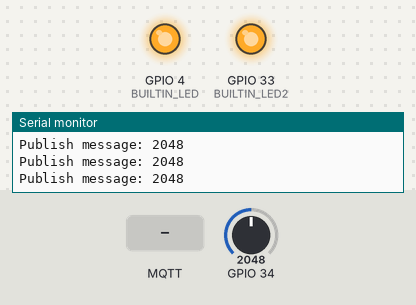
Simulated run of this sketch. Board: ESP32. Shown: output pins drawn as LEDs (lit = HIGH), the last lines printed to the serial monitor. Inputs (shaded band) come from the test bench; at power-on: GPIO 34 = 2048. WiFi joins after 1.5 s; servers stay silent unless stated; random numbers use the default seed unless the sketch sets one; no MQTT or app messages arrive unless stated.

Above: at 2.7 s.
2.8 s: MQTT message "1" arrives on the first subscribed topic
At 3.9 s:
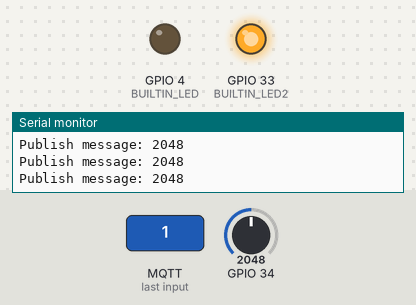
4.3 s: MQTT message "1" arrives on the second subscribed topic
At 5.0 s:
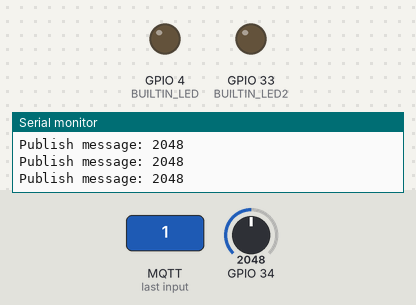
5.8 s: MQTT message "rel0" arrives on the first subscribed topic
At 6.1 s:
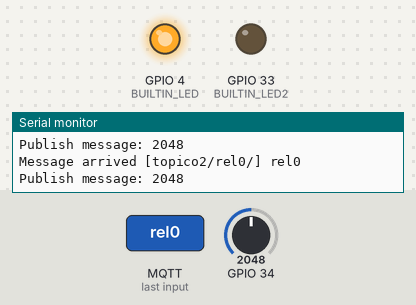
7.3 s: MQTT message "rel0" arrives on the second subscribed topic
At 8.5 s:
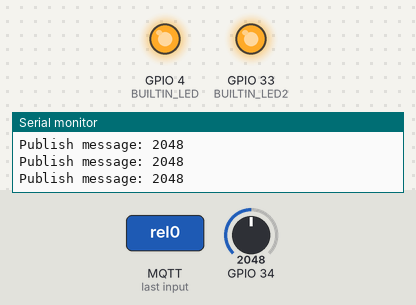
Timing chart, 0 to 9.8 s (numbered marks = the images above; inputs shaded):
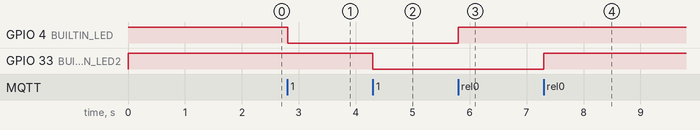

The sketch:

mqtt_baixar.ino
```cpp
#define BUILTIN_LED 4
#define BUILTIN_LED2 33

#include <WiFi.h>
#include <PubSubClient.h>

// Update these with values suitable for your network.

const char* ssid = "crescer";
const char* password = "cpb32832";
const char* mqtt_server = "192.168.100.114";

WiFiClient espClient;
PubSubClient client(espClient);
unsigned long lastMsg = 0;
#define MSG_BUFFER_SIZE	(50)
char msg[MSG_BUFFER_SIZE];
int value = 0;

void setup_wifi() {

  delay(10);
  // We start by connecting to a WiFi network
  Serial.println();
  Serial.print("Connecting to ");
  Serial.println(ssid);

  WiFi.mode(WIFI_STA);
  WiFi.begin(ssid, password);

  while (WiFi.status() != WL_CONNECTED) {
    delay(500);
    Serial.print(".");
  }

  randomSeed(micros());

  Serial.println("");
  Serial.println("WiFi connected");
  Serial.println("IP address: ");
  Serial.println(WiFi.localIP());
}

void callback(char* topic, byte* payload, unsigned int length) {
  Serial.print("Message arrived [");
  Serial.print(topic);
  Serial.print("] ");
  for (int i = 0; i < length; i++) {
    Serial.print((char)payload[i]);
  }
  Serial.println();


  String trabalhoS = topic;


  if (trabalhoS.indexOf("rel0") > -1)
  {

    // Switch on the LED if an 1 was received as first character
    if ((char)payload[0] == '1') {
      digitalWrite(BUILTIN_LED, 0);   // Turn the LED on (Note that LOW is the voltage level
      // but actually the LED is on; this is because
      // it is active low on the ESP-01)
    } else {
      digitalWrite(BUILTIN_LED, 1);  // Turn the LED off by making the voltage HIGH
    }
  }

 if (trabalhoS.indexOf("rel1") > -1)
  {

    // Switch on the LED if an 1 was received as first character
    if ((char)payload[0] == '1') {
      digitalWrite(BUILTIN_LED2, 0);   // Turn the LED on (Note that LOW is the voltage level
      // but actually the LED is on; this is because
      // it is active low on the ESP-01)
    } else {
      digitalWrite(BUILTIN_LED2, 1);  // Turn the LED off by making the voltage HIGH
    }
  }


}

void reconnect() {
  // Loop until we're reconnected
  while (!client.connected()) {
    Serial.print("Attempting MQTT connection...");
    // Create a random client ID
    String clientId = "ESP8266Client-";
    clientId += String(random(0xffff), HEX);
    // Attempt to connect
    if (client.connect(clientId.c_str())) {
      Serial.println("connected");
      // Once connected, publish an announcement...
      client.publish("topico2/analogico1/", "0");
      // ... and resubscribe
      client.subscribe("topico2/rel0/");
      client.subscribe("topico2/rel1/");
    } else {
      Serial.print("failed, rc=");
      Serial.print(client.state());
      Serial.println(" try again in 5 seconds");
      // Wait 5 seconds before retrying
      delay(5000);
    }
  }
}

void setup() {
  pinMode(BUILTIN_LED, OUTPUT);     // Initialize the BUILTIN_LED pin as an output
  digitalWrite(BUILTIN_LED, 1);
   pinMode(BUILTIN_LED2, OUTPUT);     // Initialize the BUILTIN_LED pin as an output
  digitalWrite(BUILTIN_LED2, 1);
  Serial.begin(115200);
  setup_wifi();
  client.setServer(mqtt_server, 1885);
  client.setCallback(callback);
}

void loop() {

  if (!client.connected()) {
    reconnect();
  }
  client.loop();

  unsigned long now = millis();
  if (now - lastMsg > 200) {
    lastMsg = now;
    value = analogRead(34);
    snprintf (msg, MSG_BUFFER_SIZE, "%ld", value);
    Serial.print("Publish message: ");
    Serial.println(msg);
    client.publish("topico2/analogico1/", msg);
  }
}
```

Measured:
- after the input at 2.8 s, GPIO 4 (BUILTIN_LED): HIGH → LOW at once
- after the input at 4.3 s, GPIO 33 (BUILTIN_LED2): HIGH → LOW at once
- after the input at 5.8 s, GPIO 4 (BUILTIN_LED): LOW → HIGH at once
- after the input at 7.3 s, GPIO 33 (BUILTIN_LED2): LOW → HIGH at once
